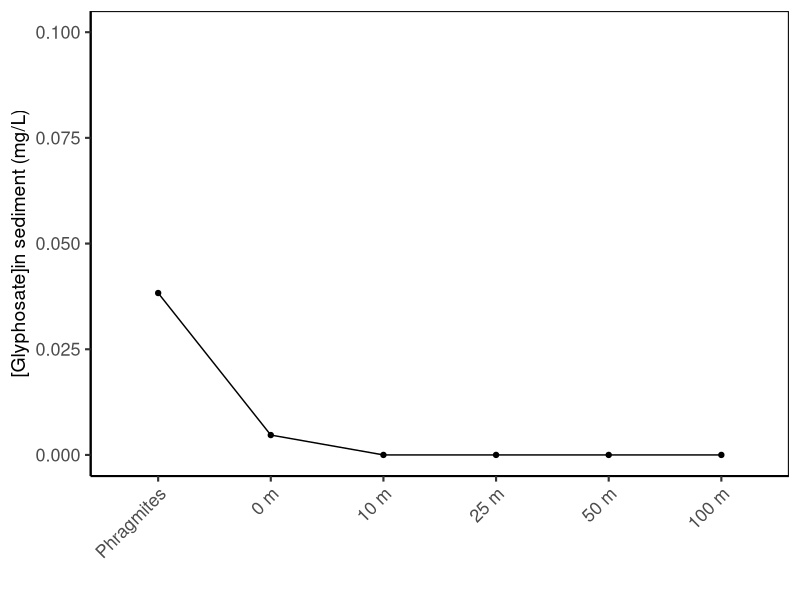
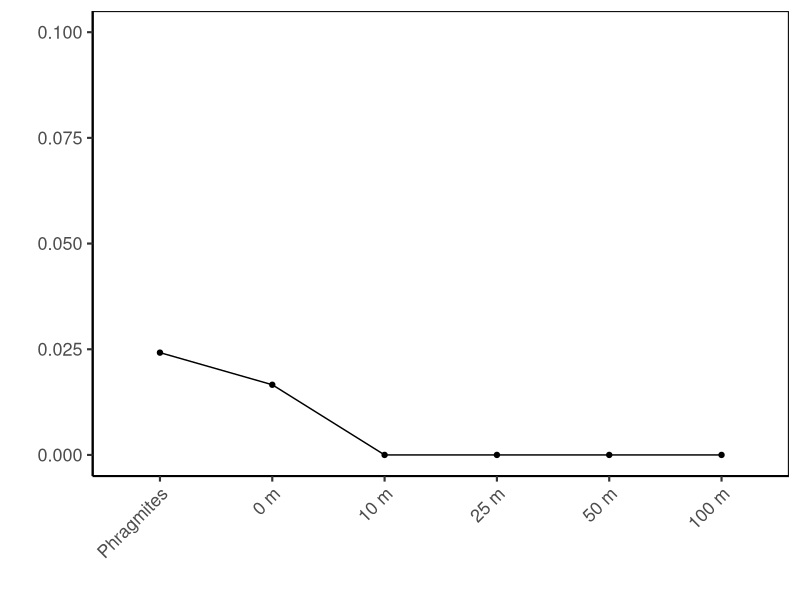
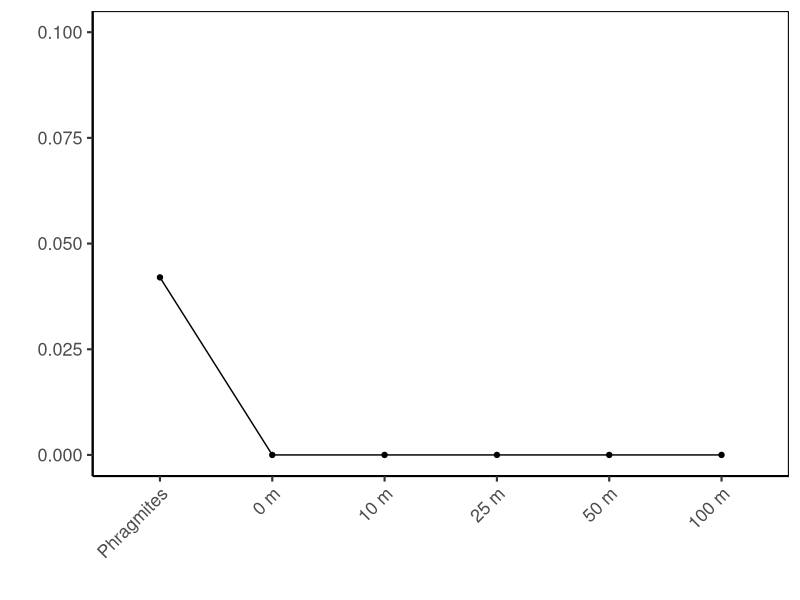
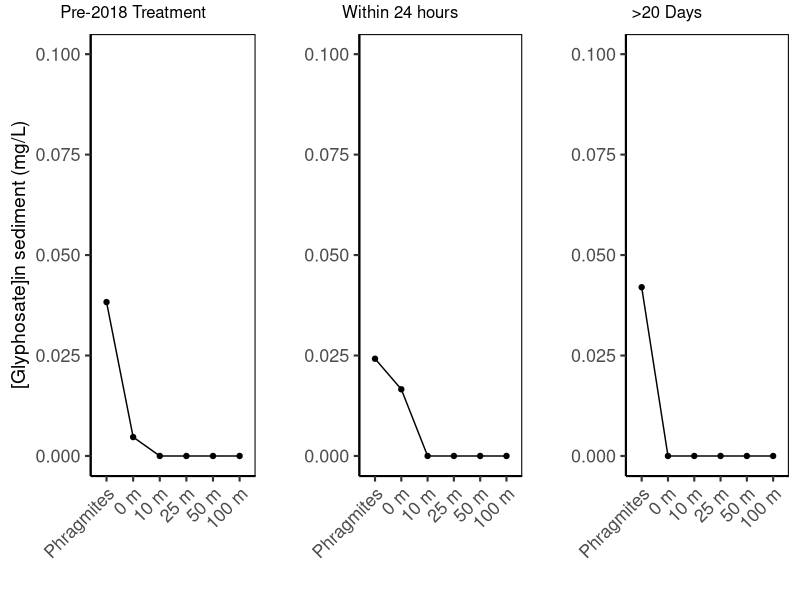

Generate these figures, in order, with R:


data <- read.csv("Data/2018_CrownMarsh.csv") #took the average of every pond measurement

library(tidyverse)
library(gridExtra)


glimpse(data)
colnames(data)
unique(data$Time)

data$Year <- as.factor(data$Year)


#### Glyphosate in Water ####

### just pre-treatment data

base <- subset(data, Time == "Baseline", select = Treatment:Glyphosate)

glimpse(base)
unique(base$Time)

base$Transect <- factor(base$Transect, levels = c("Phragmites", "0 m", "10 m", "25 m", "50 m", "100 m"))

SedPre <- ggplot(data = base, aes(x = Transect, y = Glyphosate, group = 1)) +
  geom_line() +
  geom_point() +
  theme_classic(base_size = 16) +
  theme(panel.border = element_rect(fill = NA)) +
  xlab(" ") +
  ylab("[Glyphosate]in sediment (mg/L)") +
  ylim(0.00, 0.1) +
  theme(axis.text = element_text(size = 13),
        axis.text.x = element_text(angle = 45, vjust = 1, hjust = 1),
        axis.title.y = element_text(size = 14))

SedPre

#### within 24 hours

hour24 <- subset(data, Time == "24 hour", select = Treatment:Glyphosate)

glimpse(hour24)
unique(hour24$Time)

hour24$Transect <- factor(hour24$Transect, levels = c("Phragmites", "0 m", "10 m", "25 m", "50 m", "100 m"))

Sed24 <- ggplot(data = hour24, aes(x = Transect, y = Glyphosate, group = 1)) +
  geom_line() +
  geom_point() +
  theme_classic(base_size = 16) +
  theme(panel.border = element_rect(fill = NA)) +
  xlab(" ") +
  ylab(" ") +
  ylim(0.00, 0.1) +
  theme(axis.text = element_text(size = 13),
        axis.text.x = element_text(angle = 45, vjust = 1, hjust = 1),
        axis.title.y = element_text(size = 16))

Sed24


### >20 days ###

day20 <- subset(data, Time == ">20 day", select = Treatment:Glyphosate)

glimpse(day20)
unique(day20$Time)

day20$Transect <- factor(day20$Transect, levels = c("Phragmites", "0 m", "10 m", "25 m", "50 m", "100 m"))

Sed20 <- ggplot(data = day20, aes(x = Transect, y = Glyphosate, group = 1)) +
  geom_line() +
  geom_point() +
  theme_classic(base_size = 16) +
  theme(panel.border = element_rect(fill = NA)) +
  xlab(" ") +
  ylab(" ") +
  ylim(0.00, 0.1) +
  theme(axis.text = element_text(size = 13),
        axis.text.x = element_text(angle = 45, vjust = 1, hjust = 1),
        axis.title.y = element_text(size = 16))

Sed20



##### panel #####

# Glyphosate panel

grid.arrange(arrangeGrob(SedPre, top = "Pre-2018 Treatment"),
             arrangeGrob(Sed24, top = "Within 24 hours"),
             arrangeGrob(Sed20, top = ">20 Days"),
             ncol = 3)
